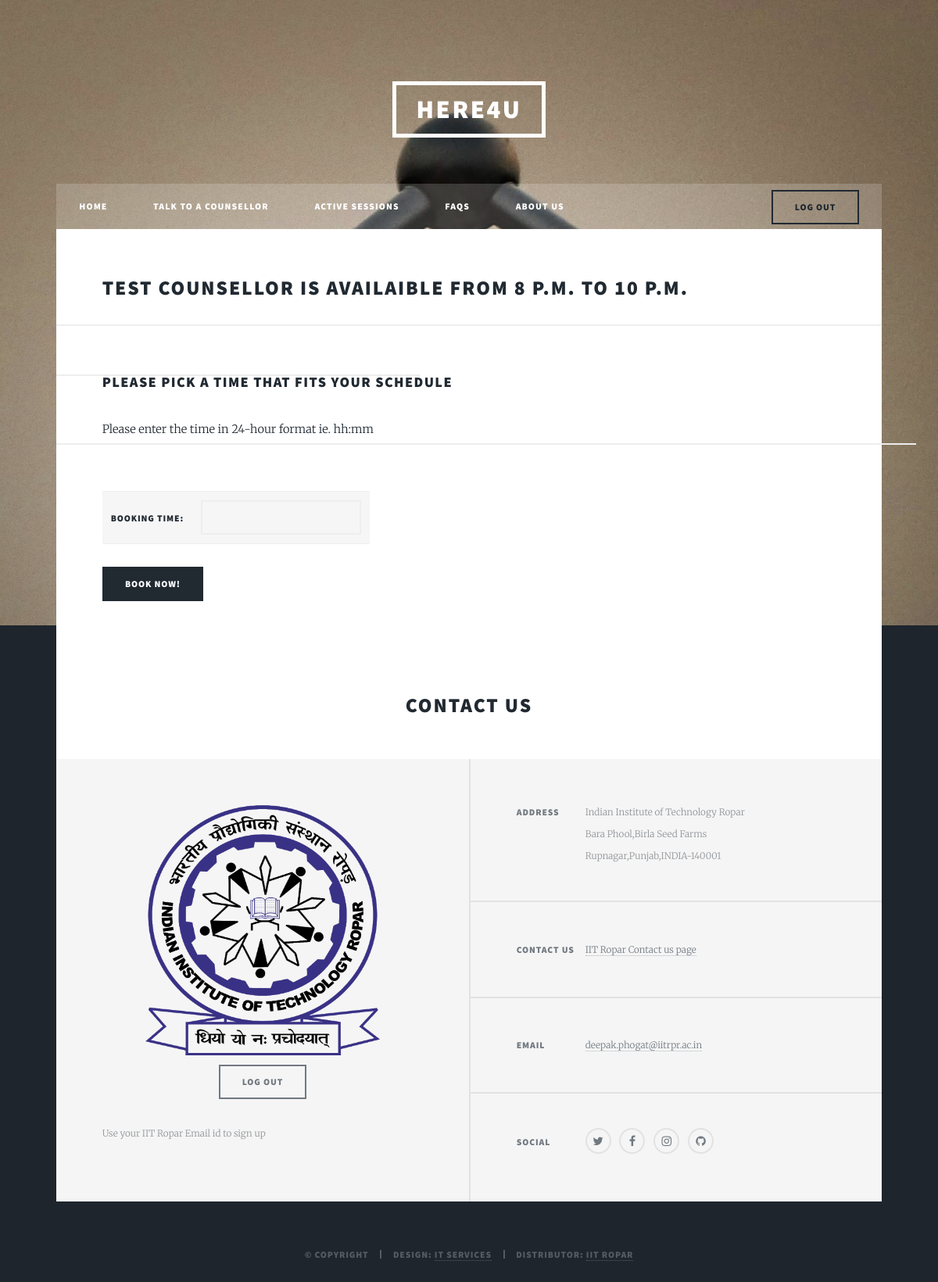
/book/1/ (signed in), run on the app's committed database.
### client/models.py (models this page shows, shortened)
class Counsellordata(models.Model):
    User = models.OneToOneField(User,on_delete=models.SET_NULL, null=True, blank=True)
    Name = models.CharField(max_length=100)
    Gender=models.IntegerField(choices=[(0,'Male'),(1,'Female'),(2,'Other')])
    Age=models.IntegerField(blank = True,null=True)
    Profile_pic = models.FileField(blank=True,null=True)
    Email=models.EmailField()
    State=models.CharField(max_length=50,blank=True,null=True)
    City=models.CharField(max_length=50,blank=True,null=True)
    Education=models.CharField(max_length=300,blank = True,null=True)
    Expertise = models.CharField(max_length=200,blank=True,null=True)
    Summary = models.CharField(max_length=1000,blank=True,null=True)
    Consultation_start = models.TimeField(null=True,auto_now=False, auto_now_add=False)
    Consultation_end = models.TimeField(null=True,auto_now=False, auto_now_add=False)

### client/views.py (the view)
# urls.py: path('book/<int:pk>/',views.book,name="book-appointment"),
@login_required
def book(request,pk):
    counsellor = Counsellordata.objects.get(pk=pk)
    if not counsellor:
        return redirect(talk)
    form = BookingForm()
    check = ActiveCounsellor.objects.filter(user = request.user, Counsellor=counsellor.User)
    if not check:
        context={"form":form,"client":True,"counsellor":counsellor}
        if request.method=='POST':
            form = BookingForm(request.POST)
            instance = form.save(commit=False)
            if form.is_valid() and instance.Booking_time>=counsellor.Consultation_start and instance.Booking_time<= counsellor.Consultation_end:
                instance.user = request.user
                instance.Counsellor = counsellor.User
                active_client = ActiveClient(user=counsellor.User,Client=request.user,Booking_time=instance.Booking_time)
                instance.save()
                active_client.save()
                return redirect(sessions)
            else:
                form = BookingForm()
                return render(request,'client/book.html',context)
        else:
            return render(request,'client/book.html',context)
    return redirect(talk)

### client/forms.py
class BookingForm(ModelForm):
	class Meta:
		model = ActiveCounsellor
		fields = ['Booking_time']

### client/templates/client/book.html (shortened to what this page needs)
{%extends "client/base.html"%}
 {%block home_state%}<li>{%endblock%}
 {%block talk_state%}<li>{%endblock%}
 {%block session_state%}<li>{%endblock%}
 {%block faqs_state%}<li>{%endblock%}
 {%block about_state%}<li>{%endblock%}
 {%block content%}
 <h2>{{counsellor.Name}} is availaible from {{counsellor.Consultation_start}} to {{counsellor.Consultation_end}}</h2>
 <h3>Please pick a time that fits your schedule</h3>
 <centre>Please enter the time in 24-hour format ie. hh:mm</centre>
 <form method="POST">
   <div class="table-wrapper">
		<table>
			{{form.as_table}}
		</table>
	</div>
	<div class="12u$">
		<ul class="actions" align="centre">
			<li><input type="submit" value="Book Now!"  class="special" /></li>
		</ul>
	</div>
 </form>
 {%endblock%}

### data on the page
Counsellordata: Name "TEST COUNSELLOR", Consultation_start "8 P.M.", Consultation_end "10 P.M."
